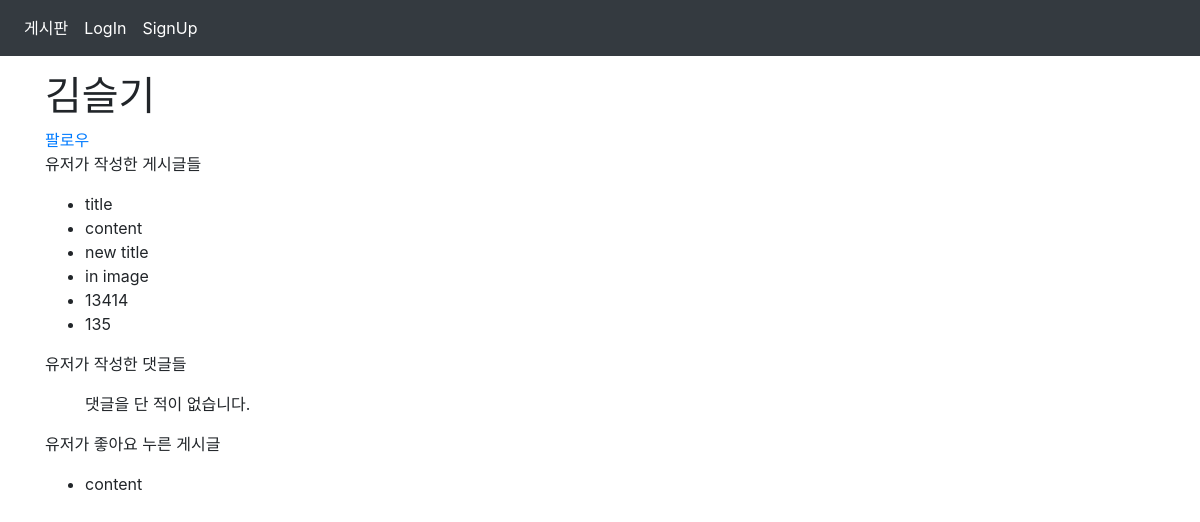
Screenshot of /accounts/김슬기/ with the database file from the repository.
### accounts/models.py (models this page shows)
class User(AbstractUser):
    followers = models.ManyToManyField(
        settings.AUTH_USER_MODEL,
        related_name="followings",
        blank=True
    )

### articles/models.py (models this page shows, shortened)
class Article(models.Model):
    title = models.CharField(max_length=150)
    content = models.TextField()
    image = models.ImageField(blank=True, upload_to=articles_image_path)
    image_thumbnail = ImageSpecField(
        source='image',
        processors=[Thumbnail(200, 300)],
        format='JPEG',
        options={'quality':90}
    )
    created_at = models.DateTimeField(auto_now_add=True)
    updated_at = models.DateTimeField(auto_now=True)
    user = models.ForeignKey(settings.AUTH_USER_MODEL, on_delete=models.CASCADE)
    like_users = models.ManyToManyField(
        settings.AUTH_USER_MODEL,
        related_name='like_articles',
        blank=True
    )
    recommend_users = models.ManyToManyField(
        settings.AUTH_USER_MODEL,
        related_name='recommend_articles',
        blank=True
    )

### accounts/views.py (the view)
# urls.py: path('<str:username>/', views.profile, name="profile"),
def profile(request, username):
    person = get_object_or_404(get_user_model(), username=username)
    context = {
        'person': person
    }
    return render(request, 'accounts/profile.html', context)

### accounts/templates/accounts/profile.html
{% extends 'base.html' %}
{% block body %}
<h1>{{ person.username }}</h1>
{% if user != person %}
  {% if user in person.followers.all %}
    <a href="{% url 'accounts:follow' person.pk %}">팔로우 취소</a>
  {% else %}
    <a href="{% url 'accounts:follow' person.pk %}">팔로우</a>
  {% endif %}
{% endif %}
<p>유저가 작성한 게시글들</p>
<ul>
  {% for article in person.article_set.all %}
    <li>{{ article.title }}</li>
    <li>{{ article.content }}</li>
  {% endfor %}
</ul>
<p>유저가 작성한 댓글들</p>
<ul>
  {% for comment in person.comment_set.all %}
    <li>{{ comment.content }}</li>
  {% empty %}
    <p>댓글을 단 적이 없습니다.</p>
  {% endfor %}
</ul>
<p>유저가 좋아요 누른 게시글</p>
<ul>
  {% for like in person.like_articles.all %}
    <li>{{ like.content }}</li>
  {% empty %}
    <p>좋아요를 누른 적이 없습니다.</p>
  {% endfor %}
</ul>
{% endblock %}

### rows the page displays
User: username "김슬기"
Article: title "title", content "content"
Article: title "new title", content "in image"
Article: title "13414", content "135"
